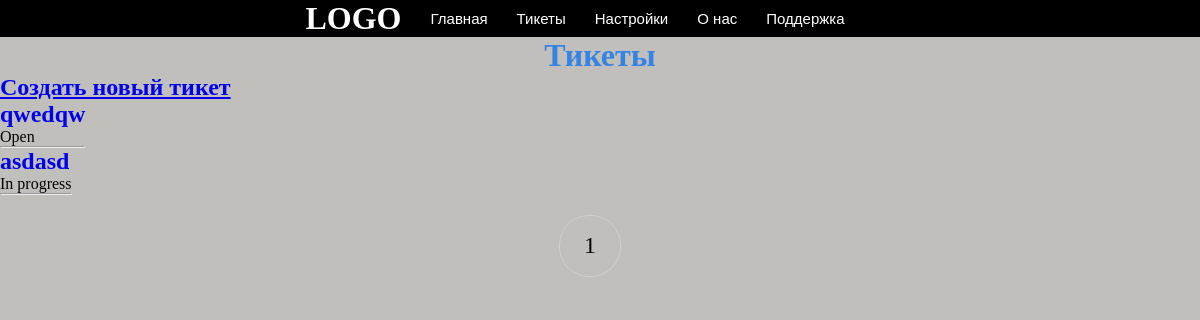
/tickets/, run on an earlier commit of the app's database.
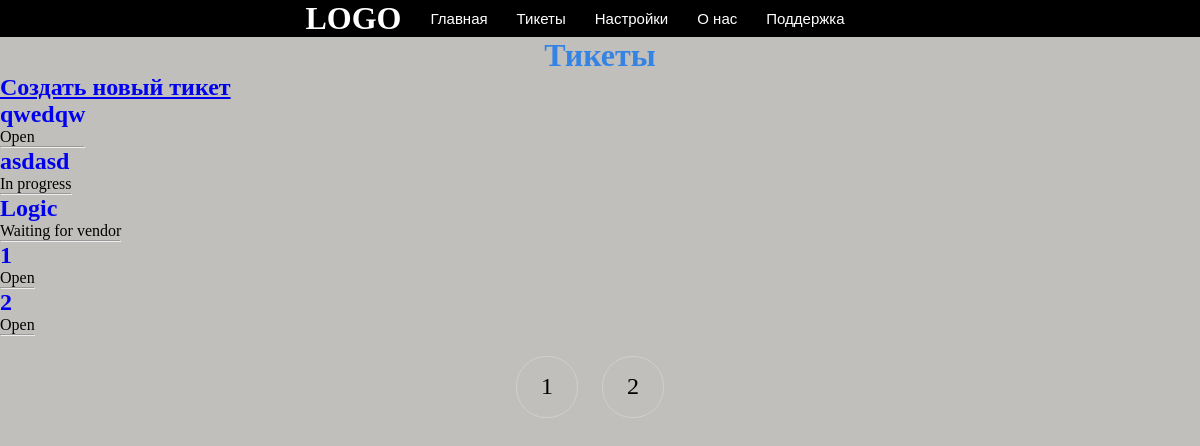
And on a later commit of the database.
### tickets/models.py (models this page shows, shortened)
class Tickets(models.Model):  # Каждый тикет
    title = models.CharField(max_length=255, verbose_name='Заголовок')
    id_for_user = models.CharField(max_length=6, verbose_name='ticketID', unique=True)
    slug = models.SlugField(max_length=255, unique=True, db_index=True, verbose_name='URL')
    status = models.CharField(max_length=30, default='Open', choices=status(), verbose_name='Статус')
    created_by = models.CharField(max_length=255, verbose_name='Кем создано')
    created_at = models.DateTimeField(auto_now_add=True, verbose_name='Создано')
    def get_absolute_url(self):
        return reverse('ticket', kwargs={'ticket_slug': self.slug})
    class Meta:
        verbose_name = 'Tickets'
        verbose_name_plural = 'Тикеты'

### tickets/views.py (the view)
# urls.py: path('tickets/', views.Tickets.as_view(), name='tickets'),
class Tickets(ListView):
    paginate_by = 5
    model = TicketsModel
    template_name = 'tickets/tickets.html'
    context_object_name = 'tickets_params'
    def get_context_data(self, *, object_list=None, **kwargs):
        context = super().get_context_data(**kwargs)
        context['create_ticket'] = 'create_ticket'
        context['title'] = 'Тикеты'
        return context
    def get_queryset(self):
        return TicketsModel.objects.exclude(status='Closed')

### tickets/templatetags/tickets_tags.py (called while the page is built)
@register.simple_tag(name='menu')
def get_menu():
    menu = [
        {'title': 'Главная', 'url_name': 'home'},
        {'title': 'Тикеты', 'url_name': 'tickets'},
        {'title': 'Настройки', 'url_name': 'settings'},
        {'title': 'О нас', 'url_name': 'about'},
        {'title': 'Поддержка', 'url_name': 'support'},
    ]
    return menu

### tickets/templates/tickets/tickets.html
{% extends 'tickets/base.html' %}
{% load tickets_tags %}
{% block content %}
<h1 class="title">{{title}}</h1>
<a href="{% url create_ticket %}" class="create_ticket"><h2>Создать новый тикет</h2></a>
<ul class='tickets_lst'>
    {% for t in tickets_params %}
    <li>
        <a href="{{ t.get_absolute_url }}" class="tickets"><h2>{{t.title}}</h2></a>
        <div>{{t.status}}</div>
        <hr>
    </li>
    {% endfor %}
</ul>
<nav class="list-pages">
    <ul>
        {% for p in paginator.page_range %}
        <li class="page-num ">
            <a href="?page={{p}}">{{ p }}</a>
        </li>
        {% endfor %}
    </ul>
</nav>
{% endblock content %}

### tickets/templates/tickets/base.html (shortened to what this page needs)
{% load static %}
{% load tickets_tags %}
<!DOCTYPE html>
<head>
    <link type="text/css" href="{% static 'tickets/css/styles.css' %}" rel="stylesheet" />
</head>
<body>
    {%block mainmenu%}
    <header>
        <div class="header_menu">
            <div class="Logo">
                <h1>LOGO</h1>
            </div>
            <div class="Top_menu">
                <ul id="mainmenu" class="mainmenu">
                    {% menu as menu %}
                    {% for m in menu %}
                    <li><a href="{% url m.url_name %}">{{m.title}}</a></li>
                    {% endfor %}
                </ul>
            </div>
        </div>
    </header>
    {%endblock mainmenu%}
    {% block content %}
    {% endblock content %}
</body>
</html>

### tickets/static/tickets/css/styles.css (style rules this page uses)
* { margin: 0; padding: 0; }
body { background: #C0BFBCFF; }
header { color: white; background: black; display: flex; justify-content: center; vertical-align: middle; }
.Logo, .Top_menu { margin-right: 25px; display: inline-block; vertical-align: middle; }
.Top_menu li { margin-right: 25px; display: inline-block; }
.Top_menu a { font-family: arial; font-size: 15px; color: white; text-decoration: none; }
.title { color: #3584E4FF; text-align: center; }
.tickets { text-decoration: none; }
.tickets_lst { display: flex; flex-direction: column; width: 50%; }
.tickets_lst li { height: fit-content; width: fit-content; }
.list-pages { text-align: center; margin: 0 0 20px 0; }
.list-pages ul { margin: 20px 0 0 0; padding: 0; list-style: none; }
.list-pages ul li { display: inline-block; margin: 0 20px 0 0; }
.list-pages a { color: #000; font-size: 24px; text-decoration: none; }
.list-pages .page-num, .page-num-selected { display: inline-block; width: 60px; height: 44px; padding: 16px 0 0 0; border: 1px solid #d0d0d0; border-radius: 30px; }

What changed in the data, as far as the page shows it:
added Tickets: title "Logic", status "Waiting for vendor"
added Tickets: title "1", status "Open"
added Tickets: title "2", status "Open"
Also different on the page:
new list line: "2"
